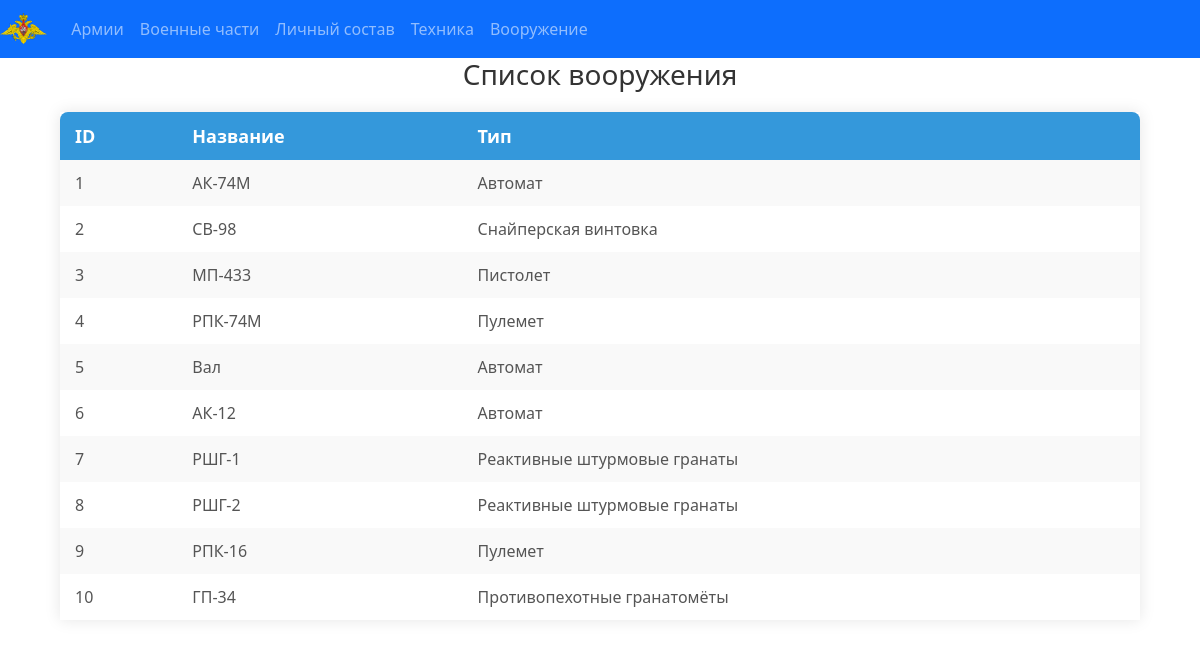
The page /weapon.php on the database its author committed.
### tables this page shows
CREATE TABLE `Weapon` (
  `weapon_id` int NOT NULL,
  `name` varchar(255) DEFAULT NULL,
  `weapon_type` varchar(255) DEFAULT NULL
);

### weapon.php (the view)
<?php
require 'shared/header.php';
require 'db_connect/db_connection.php';
$sql = "SELECT * FROM Weapon";
try {
    $stmt = $pdo->query($sql);
    if ($stmt->rowCount() > 0) {
        echo '<h2>Список вооружения </h2>';
        echo '<div class="table-container">
                <table>
                    <tr>
                        <th>ID</th>
                        <th>Название</th>
                        <th>Тип</th>
                    </tr>';
        while ($row = $stmt->fetch(PDO::FETCH_ASSOC)) {
            echo "<tr>
                    <td>" . htmlspecialchars($row['weapon_id']) . "</td>
                    <td>" . htmlspecialchars($row['name']) . "</td>
                    <td>" . htmlspecialchars($row['weapon_type']) . "</td>
                  </tr>";
        }
        echo '</table>
              </div>';
    } else {
        echo "Нет данных для отображения.";
    }
} catch (PDOException $e) {
    echo "Ошибка при выборке данных: " . $e->getMessage();
}
?>

### shared/header.php (shortened to what this page needs)
<nav
    class="navbar navbar-expand-sm navbar-dark bg-primary"
>
    <a class="navbar-brand" href="index.php" style="vpadding-left:20px">
    <img src="img/Emblem.svg" class="card-img-top" alt="Russian Ground Forces" width="32px" height="32px">
    </a>
    <div class="collapse navbar-collapse" id="collapsibleNavId">
        <ul class="navbar-nav me-auto mt-2 mt-lg-0">
            <li class="nav-item">
                <a class="nav-link" href="armies.php">Армии</a>
            </li>
            <li class="nav-item">
                <a class="nav-link" href="units.php">Военные части</a>
            </li>
            <li class="nav-item">
                <a class="nav-link" href="personnel.php">Личный состав</a>
            </li>
            <li class="nav-item">
                <a class="nav-link" href="vehicle.php">Техника</a>
            </li>
            <li class="nav-item">
                <a class="nav-link" href="weapon.php">Вооружение</a>
            </li>
        </ul>
    </div>
</nav>
<link href="../css/bootstrap.min.css" rel="stylesheet">
<link href="../css/bootstrap.css" rel="stylesheet">
<link href="../css/style.css" rel="stylesheet">

### css/style.css (style rules this page uses)
h2 { text-align: center; color: #333; font-size: 28px; margin-bottom: 20px; }
.table-container { width: 90%; margin: 0 auto; overflow-x: auto; box-shadow: 0 0 15px rgba(0, 0, 0, 0.1); }
table { width: 100%; border-collapse: collapse; background-color: #fff; border-radius: 8px; overflow: hidden; }
th, td { padding: 12px 15px; text-align: left; }
th { background-color: #3498db; color: #ffffff; font-size: 18px; }
td { font-size: 16px; color: #555; }
tr:nth-child(even) { background-color: #f9f9f9; }

### shared/header.php (style rules this page uses)
h2 { text-align: center; color: #333; font-size: 28px; margin-bottom: 20px; }
.table-container { width: 90%; margin: 0 auto; overflow-x: auto; box-shadow: 0 0 15px rgba(0, 0, 0, 0.1); }
table { width: 100%; border-collapse: collapse; background-color: #fff; border-radius: 8px; overflow: hidden; }
th, td { padding: 12px 15px; text-align: left; }
th { background-color: #3498db; color: #ffffff; font-size: 18px; }
td { font-size: 16px; color: #555; }
tr:nth-child(even) { background-color: #f9f9f9; }

### rows shown on the page
weapon: weapon_id "1", name "АК-74М", weapon_type "Автомат"
weapon: weapon_id "2", name "СВ-98", weapon_type "Снайперская винтовка"
weapon: weapon_id "3", name "МП-433", weapon_type "Пистолет"
weapon: weapon_id "4", name "РПК-74М", weapon_type "Пулемет"
weapon: weapon_id "5", name "Вал", weapon_type "Автомат"
weapon: weapon_id "6", name "АК-12", weapon_type "Автомат"
weapon: weapon_id "7", name "РШГ-1", weapon_type "Реактивные штурмовые гранаты"
weapon: weapon_id "8", name "РШГ-2", weapon_type "Реактивные штурмовые гранаты"
weapon: weapon_id "9", name "РПК-16", weapon_type "Пулемет"
weapon: weapon_id "10", name "ГП-34", weapon_type "Противопехотные гранатомёты"
